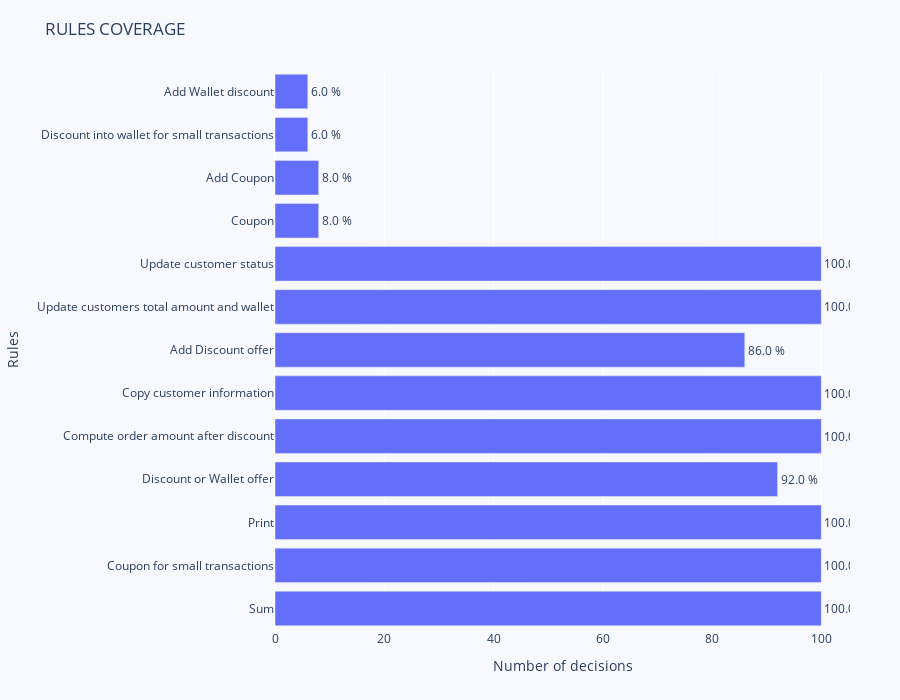

Notebook code cell kept with this figure:
### Markdown cell above
### 4.4 Rule coverage bar graph <a class="anchor" id="section4_4"></a>

This view show all executed rules with its execution percentage. The rule coverage empowers business users to check if the statistics of rule execution match their expectations and hypothesis when applied to the applications, and data in general.

### Code cell
fig = go.Figure(go.Bar(
            x=rules_coverage["Count"],
            y=rules_coverage["Rule"],
            text=[f'{item} %' for item in rules_coverage['Percentage']],
            textposition="outside",
            hovertemplate="<b>%{y}</b><br><b>Count:</b> %{x}<br><b>Percentage:</b> %{text}<extra></extra>",
            orientation='h'))

fig.update_xaxes(title_text='Number of decisions')
fig.update_yaxes(title_text='Rules')

fig.update_layout(
    title='RULES COVERAGE',
    legend=dict(x=0.029, y=1.038, font_size=10),
    margin=dict(l=100, r=50, t=70, b=70),
    height=700,
    paper_bgcolor='rgb(248, 248, 255)',
    plot_bgcolor='rgb(248, 248, 255)',
)
fig.show()

### Figure 1 — Plotly figure (JSON) as saved in the notebook; plotly's stock layout.template omitted (floating-point values rounded to 4 significant figures)
{"data": [{"hovertemplate": "<b>%{y}</b><br><b>Count:</b> %{x}<br><b>Percentage:</b> %{text}<extra></extra>", "orientation": "h", "text": ["100.0 %", "100.0 %", "100.0 %", "92.0 %", "100.0 %", "100.0 %", "86.0 %", "100.0 %", "100.0 %", "8.0 %", "8.0 %", "6.0 %", "6.0 %"], "textposition": "outside", "type": "bar", "x": [100, 100, 100, 92, 100, 100, 86, 100, 100, 8, 8, 6, 6], "y": ["Sum", "Coupon for small transactions", "Print", "Discount or Wallet offer", "Compute order amount after discount", "Copy customer information", "Add Discount offer", "Update customers total amount and wallet", "Update customer status", "Coupon", "Add Coupon", "Discount into wallet for small transactions", "Add Wallet discount"]}], "layout": {"height": 700, "legend": {"font": {"size": 10}, "x": 0.029, "y": 1.038}, "margin": {"b": 70, "l": 100, "r": 50, "t": 70}, "paper_bgcolor": "rgb(248, 248, 255)", "plot_bgcolor": "rgb(248, 248, 255)", "title": {"text": "RULES COVERAGE"}, "xaxis": {"title": {"text": "Number of decisions"}}, "yaxis": {"title": {"text": "Rules"}}}}
